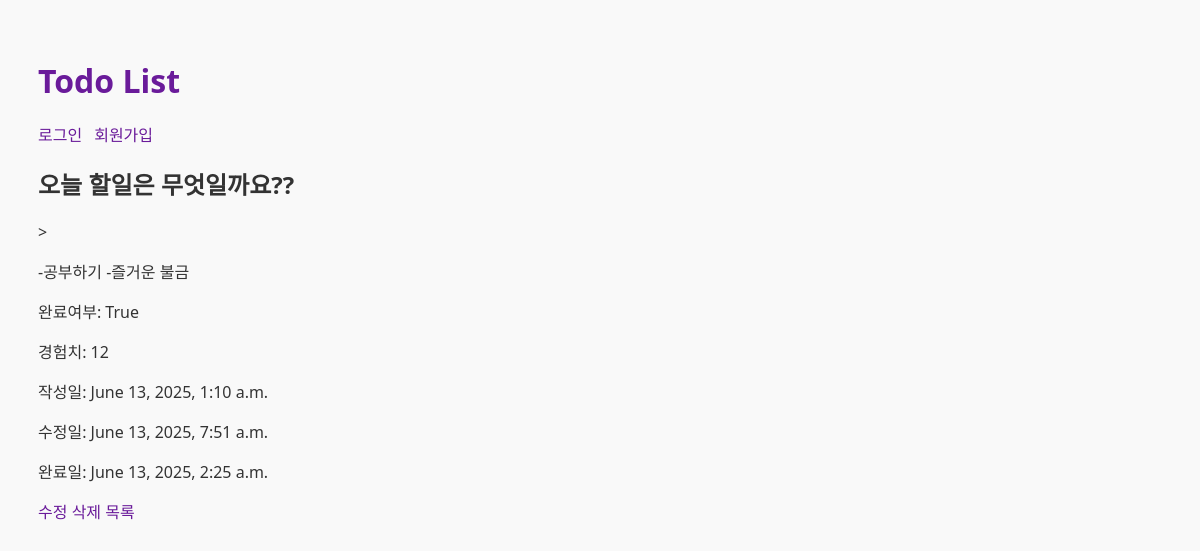
/todo/4, run on the app's committed database.
### todo/models.py (models this page shows, shortened)
class Todo(models.Model):
    name = models.CharField(max_length=100)
    description = models.TextField(blank=True)
    complete = models.BooleanField(default=False)
    exp = models.PositiveIntegerField(default=0)
    completed_at = models.DateTimeField(null=True, blank=True)
    created_at = models.DateTimeField(auto_now_add=True)
    updated_at = models.DateTimeField(auto_now=True)

### todo/views.py (the view)
# urls.py: path("<int:pk>", TodoDetailView.as_view(), name="detail"), #상세보기 id가 필요합니다.
class TodoDetailView(DetailView):
    model = Todo
    template_name = "todo/todo_detail.html"
    context_object_name = "todos"

### todo/templates/todo/todo_detail.html
{% extends "todo/base.html" %}
{% load static %}
{% block content %}
<h2>{{todos.name}}</h2>>
<p>{{todos.description}}</p>
<p>완료여부: {{ todos.complete }}</p>
<p>경험치: {{ todos.exp }}</p>
<p>작성일: {{ todos.created_at }}</p>
<p>수정일: {{ todos.updated_at }}</p>
<p>완료일: {{ todos.completed_at }}</p>
<a href="{% url 'todo:update' todos.pk %}">수정</a>
<a href="{% url 'todo:delete' todos.pk %}">삭제</a>
<a href="{% url 'todo:list' %}">목록</a>
{% endblock %}

### todo/static/todo/css/style.css (style rules this page uses)
body { font-family: "Segoe UI", sans-serif; background-color: #f9f9f9; padding: 30px; color: #333; }
a { text-decoration: none; color: #6a1b9a; transition: color 0.3s; }

### data on the page
Todo: name "오늘 할일은 무엇일까요??", description "-공부하기 -즐거운 불금", complete "True", exp "12", created_at "June 13, 2025, 1:10 a.m.", updated_at "June 13, 2025, 7:51 a.m.", completed_at "June 13, 2025, 2:25 a.m."
